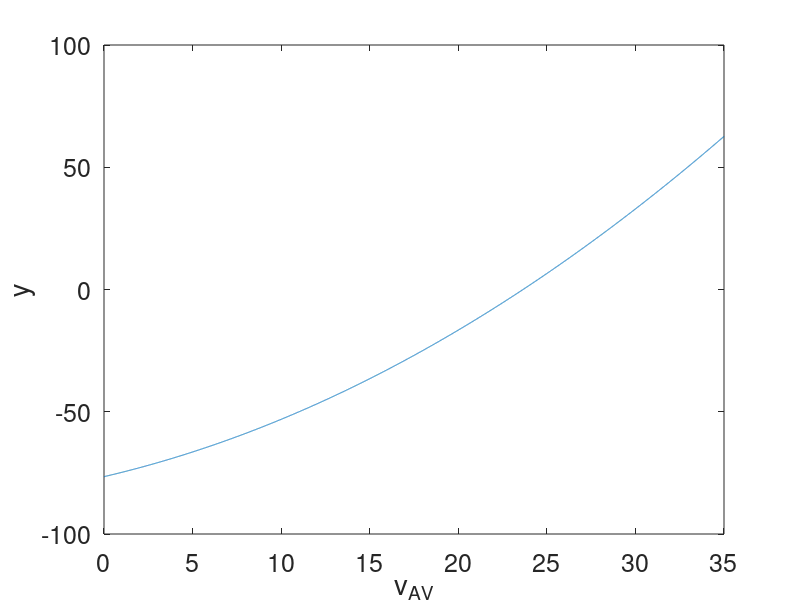

Source code (MATLAB):
% Chris Kreienkamp
% University of Arizona, CAT Vehicle
% July 29, 2019
% Calculation of the max safe speed of the AV

clear
clc


%% PARAMETERS
G = 9.80665;
psi = 1;
ksi = 81;
delta = 1.158;
a_max = 3.53;
a_dmax = -7.66;
k = -G/a_dmax;
v_lead = 0;
v_AV = linspace(0,35,10000);


%% CALCULATION
deltaVSStar = max(0, 1/2/k/a_dmax.*(v_lead^2-k.*v_AV.^2));
y = -ksi + psi + deltaVSStar + v_AV.*(1-a_max/a_dmax)*delta...
    + a_max/2*(1-a_max/a_dmax)*delta^2;
% y = -ksi + psi + deltaVSStar + v_AV.*delta;

%% PLOT
plot(v_AV,y)
set(gca,'FontSize',18)
xlabel('v_{AV}'); ylabel('y')
